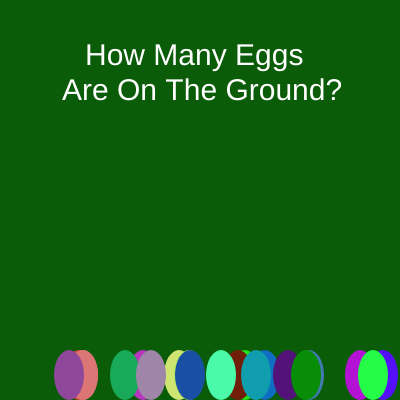
Frame 1 (no input)
Frame 60 (no input): identical to frame 1, image omitted
Frame 120 (the mouse pressed at the canvas centre since frame 60): identical to frame 1, image omitted

The p5.js sketch that drew this single still picture (run headless with seeded random() and noise() and a simulated clock; from frame 60 on, the mouse is pressed at the canvas centre):

// p5.js sketch
// ── sketch.js

let basket = {};
function setup() {
  createCanvas(400, 400); // the for loop here creates 20 egg objects for an empty array. Each element in the array is filled with an egg object by calling the eggs class and using the constructor, which gives the color and positions of the specific egg object
  for (let i = 0; i <= 20; i++)
    {
      basket[i] = new Eggs();
    }
}

function draw() { // the draw function creates the text for the drawing, and assigns 20 eggs for the basket. It does so by using a filled array of eggs objects, and calling the draw function within the function to draw their positions and colors
  background(10,92,8);
  push();
  textSize(30);
  fill(255);
  text("How Many Eggs",85,65);
  text("Are On The Ground?", 62,100);
  pop();
  for(let i = 0; i <= 20; i++)
    {
      basket[i].draw();
    }
}

class Eggs // this class creates 20 different 'eggs'. It does so by having a constuctor, which assigns individual objects, all of which can then be used on their own (when called separately) within the draw function.  
{
  constructor()
  {
    var centerX, col, Ypos;
    this.Ypos = 375;
    this.col = color(random(255), random(255), random(255));
    this.centerX = round(random(15,385));
  }
  
  draw() // the draw function uses variables within the class. Based on the object created (and which one is called in the array), the function can fill the egg with a random color (already assigned and created), and draw it at different positions using the same method. 
  {
    noStroke();
    fill(this.col);
    arc(this.centerX,this.Ypos,30,50,0,2*PI);
  }
}
